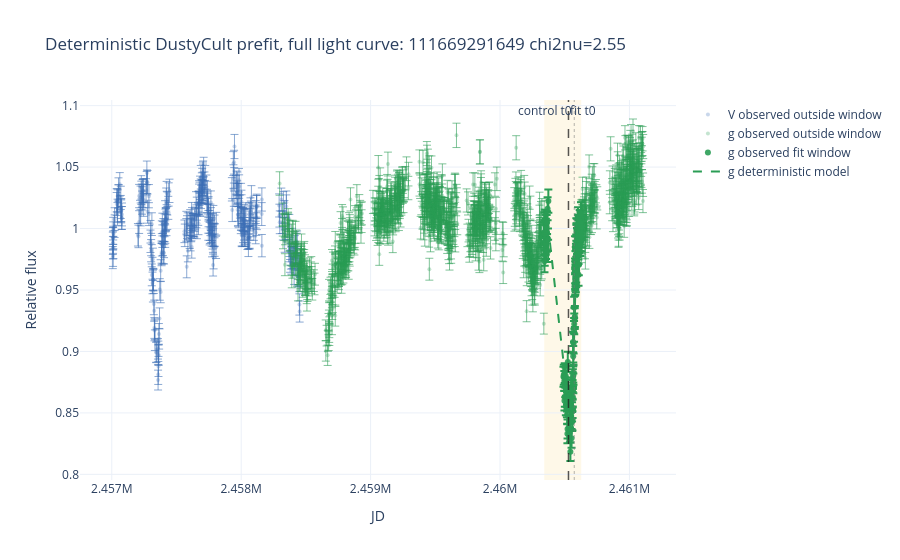
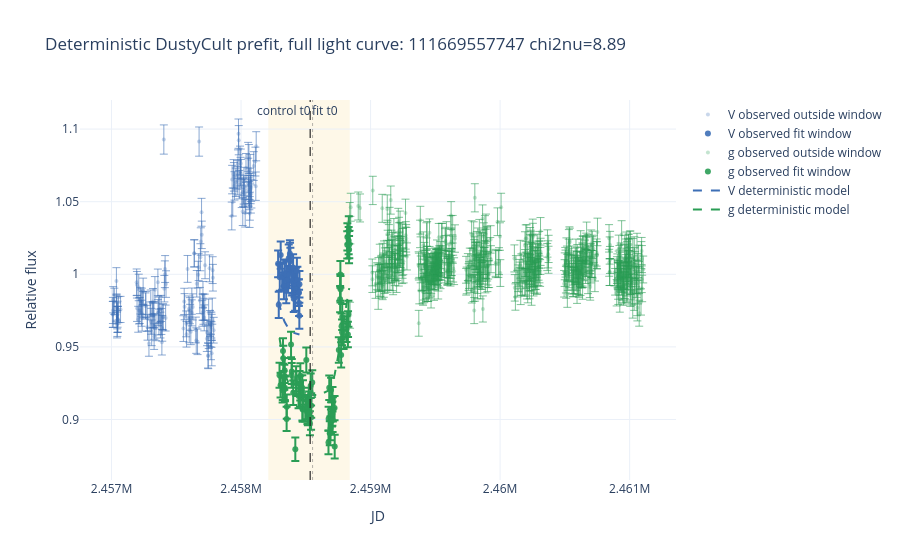
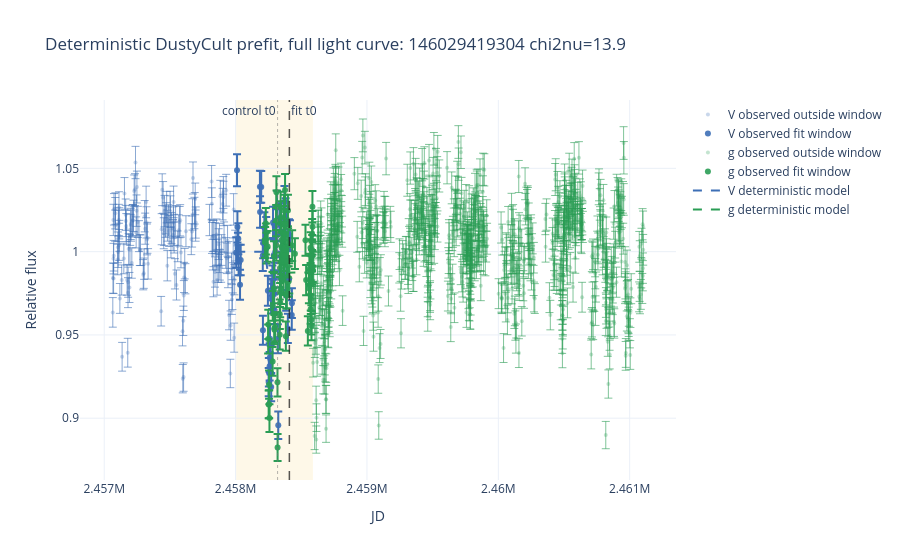
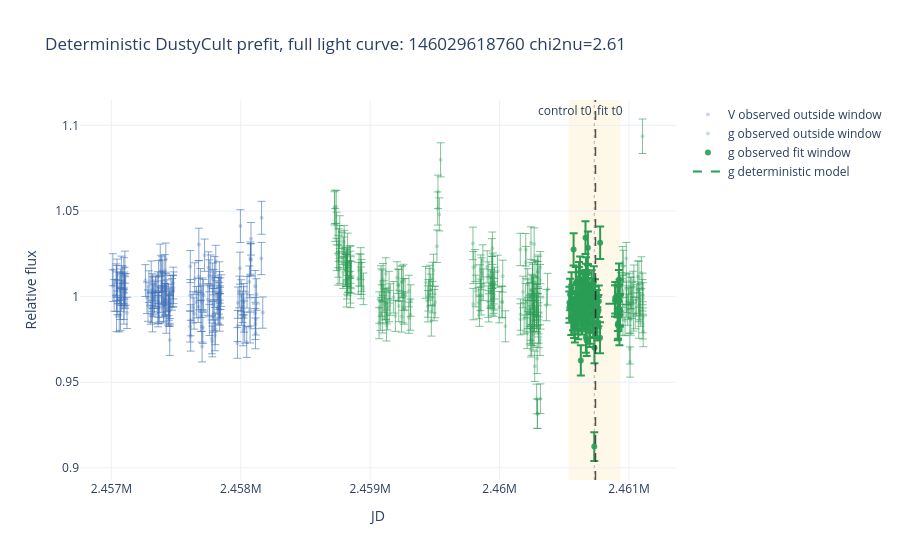

Here is the notebook cell these charts were saved with, in order:
### Markdown cell above
## Deterministic Prefit Plots

These plots are available immediately after the deterministic prefit cell. They show the full cleaned relative-flux light curve with faint points outside the fit window, a shaded fit window, and t0 markers; they do not require quick or full DustyCult MCMC fits to finish.

### Code cell
def plot_deterministic_prefit(candidate_id: str) -> go.Figure:
    if 'deterministic_curves_df' not in globals() or deterministic_curves_df.empty:
        raise ValueError('Run the deterministic prefit cell first.')
    fit_curves = deterministic_curves_df[deterministic_curves_df['candidate_id'].astype(str).eq(str(candidate_id))].copy()
    if fit_curves.empty:
        raise ValueError(f'No deterministic curve rows found for {candidate_id}')
    full_lc = pd.DataFrame()
    if 'deterministic_full_lc_df' in globals() and not deterministic_full_lc_df.empty:
        full_lc = deterministic_full_lc_df[deterministic_full_lc_df['candidate_id'].astype(str).eq(str(candidate_id))].copy()
    if full_lc.empty and 'adaptive_full_lc_df' in globals() and not adaptive_full_lc_df.empty:
        full_lc = adaptive_full_lc_df[adaptive_full_lc_df['candidate_id'].astype(str).eq(str(candidate_id))].copy()
    observed_curves = full_lc if not full_lc.empty else fit_curves.assign(in_fit_window=True)

    chi2_text = ''
    fitted_t0 = None
    if 'deterministic_results_df' in globals() and not deterministic_results_df.empty:
        row = deterministic_results_df[deterministic_results_df['candidate_id'].astype(str).eq(str(candidate_id))]
        if not row.empty:
            if 'reduced_chi2' in row.columns:
                chi2 = _finite_float(row.iloc[-1].get('reduced_chi2'))
                if chi2 is not None:
                    chi2_text = f' chi2nu={chi2:.3g}'
            fitted_t0 = _finite_float(row.iloc[-1].get('t0'))
    fit_start = _finite_float(observed_curves['fit_start_jd'].dropna().iloc[0]) if 'fit_start_jd' in observed_curves and observed_curves['fit_start_jd'].notna().any() else float(fit_curves['time'].min())
    fit_end = _finite_float(observed_curves['fit_end_jd'].dropna().iloc[0]) if 'fit_end_jd' in observed_curves and observed_curves['fit_end_jd'].notna().any() else float(fit_curves['time'].max())
    control_t0 = _finite_float(observed_curves['control_t0_jd'].dropna().iloc[0]) if 'control_t0_jd' in observed_curves and observed_curves['control_t0_jd'].notna().any() else None

    fig = go.Figure()
    colors = {'g': '#2a9d55', 'V': '#3d6fb6'}
    if fit_start is not None and fit_end is not None:
        fig.add_vrect(x0=fit_start, x1=fit_end, fillcolor='rgba(245, 200, 80, 0.13)', line_width=0, layer='below')
    if control_t0 is not None:
        fig.add_vline(x=control_t0, line={'color': 'rgba(120,120,120,0.55)', 'width': 1, 'dash': 'dot'}, annotation_text='control t0', annotation_position='top left')
    if fitted_t0 is not None:
        fig.add_vline(x=fitted_t0, line={'color': 'rgba(30,30,30,0.75)', 'width': 1.5, 'dash': 'dash'}, annotation_text='fit t0', annotation_position='top right')

    for band, part in observed_curves.sort_values('time').groupby('band'):
        color = colors.get(str(band), None)
        in_window = part['in_fit_window'].astype(bool) if 'in_fit_window' in part.columns else pd.Series(True, index=part.index)
        outside = part.loc[~in_window]
        inside = part.loc[in_window]
        if not outside.empty:
            fig.add_trace(
                go.Scatter(
                    x=outside['time'],
                    y=outside['observed'],
                    mode='markers',
                    name=f'{band} observed outside window',
                    marker={'size': 4, 'color': color, 'opacity': 0.28},
                    error_y={'type': 'data', 'array': outside['error'], 'visible': True, 'thickness': 0.6},
                )
            )
        if not inside.empty:
            fig.add_trace(
                go.Scatter(
                    x=inside['time'],
                    y=inside['observed'],
                    mode='markers',
                    name=f'{band} observed fit window',
                    marker={'size': 6, 'color': color, 'opacity': 0.9},
                    error_y={'type': 'data', 'array': inside['error'], 'visible': True},
                )
            )
    for band, part in fit_curves.sort_values('time').groupby('band'):
        color = colors.get(str(band), None)
        fig.add_trace(
            go.Scatter(
                x=part['time'],
                y=part['model'],
                mode='lines',
                name=f'{band} deterministic model',
                line={'width': 2, 'dash': 'dash', 'color': color},
            )
        )
    fig.update_layout(
        title=f'Deterministic DustyCult prefit, full light curve: {candidate_id}{chi2_text}',
        xaxis_title='JD',
        yaxis_title='Relative flux',
        template='plotly_white',
        height=560,
    )
    return fig


det_plot_candidates = fit_candidates['candidate_id'].astype(str).tolist() if 'fit_candidates' in globals() else reviewed_dippers['candidate_id'].astype(str).tolist()
if MAX_FIT_PLOTS is not None:
    det_plot_candidates = det_plot_candidates[:int(MAX_FIT_PLOTS)]

det_plot_status_rows = []
for candidate_id in det_plot_candidates:
    has_deterministic = bool(
        'deterministic_curves_df' in globals()
        and not deterministic_curves_df.empty
        and deterministic_curves_df['candidate_id'].astype(str).eq(str(candidate_id)).any()
    )
    det_status = 'missing'
    if 'deterministic_results_df' in globals() and not deterministic_results_df.empty:
        det_row = deterministic_results_df[deterministic_results_df['candidate_id'].astype(str).eq(str(candidate_id))]
        if not det_row.empty:
            det_status = str(det_row.iloc[-1].get('status') or 'unknown')
    det_plot_status_rows.append({'candidate_id': candidate_id, 'deterministic_status': det_status, 'has_deterministic_curves': has_deterministic})
    if has_deterministic:
        display(Markdown(f'### {candidate_id}'))
        display(plot_deterministic_prefit(candidate_id))

deterministic_plot_status_df = pd.DataFrame(det_plot_status_rows)
display(deterministic_plot_status_df)
